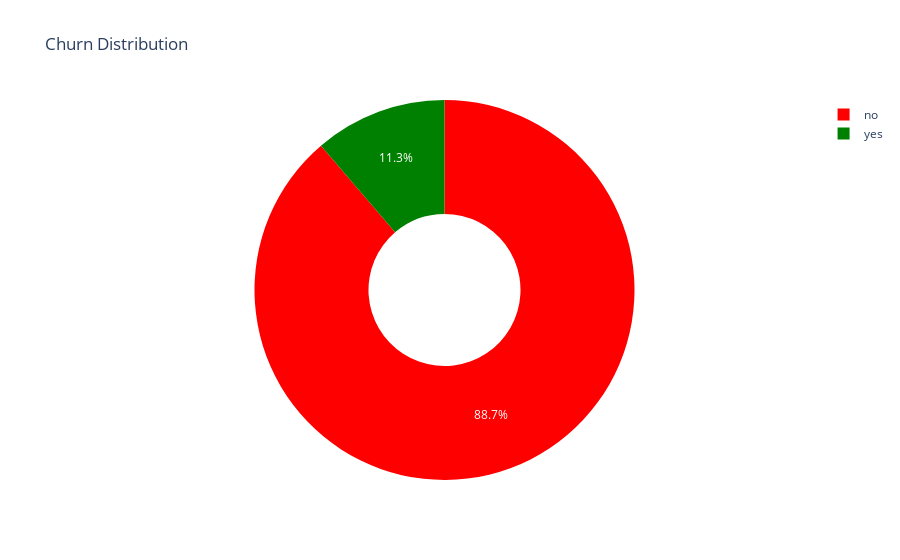

The cell this chart's notebook holds for it:
### Code cell
# Visualize churn distribution and observe if there is an imbalance

fig = px.pie(
    df_nodups,
    names='y',
    title='Churn Distribution',
    hole=0.4,
    color_discrete_sequence=['#FF0000', '#008000'] 
)
fig.update_traces(textposition='inside', textinfo='percent')
fig.show()

### Figure 1 — Plotly figure (JSON) as saved in the notebook; plotly's stock layout.template omitted (floating-point values rounded to 4 significant figures; data arrays with more than 128 entries replaced by an {"elided": "..."} marker saying what was removed)
{"data": [{"domain": {"x": [0, 1], "y": [0, 1]}, "hole": 0.4, "hovertemplate": "y=%{label}<extra></extra>", "labels": {"elided": "41176 str values"}, "legendgroup": "", "name": "", "showlegend": true, "textinfo": "percent", "textposition": "inside", "type": "pie"}], "layout": {"autosize": true, "legend": {"tracegroupgap": 0}, "piecolorway": ["#FF0000", "#008000"], "title": {"text": "Churn Distribution"}}}
